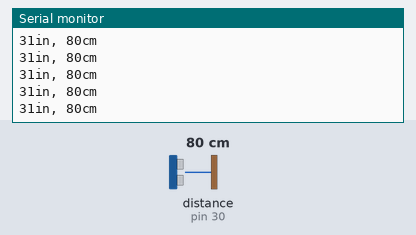
Simulated run of this sketch. Board: Arduino Mega 2560, built with avr-gcc and run on an emulated ATmega2560. On the bench: the last lines printed to the serial monitor. Wiring (inferred from the names in the program): ultrasonic range finder: trigger pin 31; echo pin 30. The test bench sets the inputs (shaded band); at power-on: distance to the obstacle (sensor on pin 30) 80 cm. The echo pulse lasts 58.3 µs per cm.

Above: at 1.2 s.
1.3 s: distance to the obstacle (sensor on pin 30) set to 2 cm
At 1.38 s:
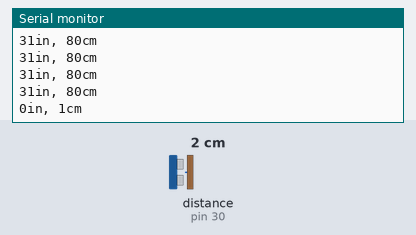
4.3 s: distance to the obstacle (sensor on pin 30) set to 4 cm
At 4.3 s:
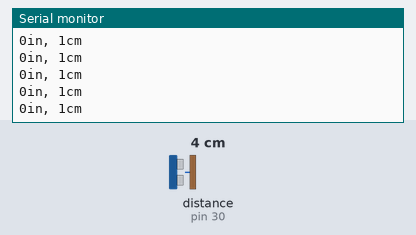
Timing chart, 0 to 7.3 s (numbered marks = the images above; inputs shaded):
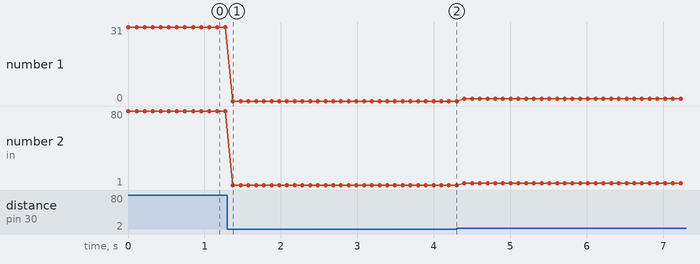

The sketch:

WORKINGultrasonic.ino
```cpp
// ---------------------------------------------------------------- //
// Arduino Ultrasoninc Sensor HC-SR04
// Re-writed by Arbi Abdul Jabbaar
// Using Arduino IDE 1.8.7
// Using HC-SR04 Module
// Tested on 17 September 2019
// ---------------------------------------------------------------- //

#define echoPin 30 // attach pin D2 Arduino to pin Echo of HC-SR04
#define trigPin 31 //attach pin D3 Arduino to pin Trig of HC-SR04

// defines variables
long duration; // variable for the duration of sound wave travel
int distance; // variable for the distance measurement

void setup() {
  pinMode(trigPin, OUTPUT); // Sets the trigPin as an OUTPUT
  pinMode(echoPin, INPUT); // Sets the echoPin as an INPUT
  Serial.begin(115200); // // Serial Communication is starting with 9600 of baudrate speed
  Serial.println("Ultrasonic Sensor HC-SR04 Test"); // print some text in Serial Monitor
  Serial.println("with Arduino UNO R3");
}
//void loop() {
//  // Clears the trigPin condition
//  digitalWrite(trigPin, LOW);
//  delayMicroseconds(2);
//  // Sets the trigPin HIGH (ACTIVE) for 10 microseconds
//  digitalWrite(trigPin, HIGH);
//  delayMicroseconds(10);
//  digitalWrite(trigPin, LOW);
//  // Reads the echoPin, returns the sound wave travel time in microseconds
//  duration = pulseIn(echoPin, HIGH);
//  // Calculating the distance
//  distance = duration * 0.034 / 2; // Speed of sound wave divided by 2 (go and back)
//  // Displays the distance on the Serial Monitor
//  Serial.print("Distance: ");
//  Serial.print(distance);
//  Serial.println(" cm");
//}
void loop() {
   long duration, inches, cm;
   pinMode(trigPin, OUTPUT);
   digitalWrite(trigPin, LOW);
   delayMicroseconds(5);
   digitalWrite(trigPin, HIGH);
   delayMicroseconds(10);
   digitalWrite(trigPin, LOW);
   pinMode(echoPin, INPUT);
   duration = pulseIn(echoPin, HIGH);
   inches = microsecondsToInches(duration);
   cm = microsecondsToCentimeters(duration);
   Serial.print(inches);
   Serial.print("in, ");
   Serial.print(cm);
   Serial.print("cm");
   Serial.println();
   delay(100);
}
long microsecondsToInches(long microseconds) {
   return microseconds / 74 / 2;
}

long microsecondsToCentimeters(long microseconds) {
   return microseconds / 29 / 2;
}
```

Measured:
- after the input at 1.3 s, the serial monitor: prints a new line after 0.07 s (image 1)
- plotted number 1: 31 → 0 after the input at 1.3 s
- plotted number 2: 80 → 1 after the input at 1.3 s, 1 → 3 after the input at 4.3 s
